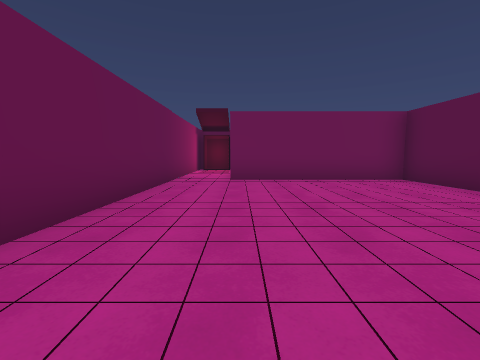
View 1 (above)

13 first-person views from a walk through a 3-D level made in the Unity game engine. The camera is 1.3 m above the floor, tilts 6° down and sees 90° across. Doors are open. The floor is counted in squares, 2 m on a side. Each view is taken from the middle of a square. On the plan, view 1 faces up. The plan holds only what a view shows up to about 9 squares ahead; the rest is blank. The player is left out. Some animated figures are not drawn.

View 2
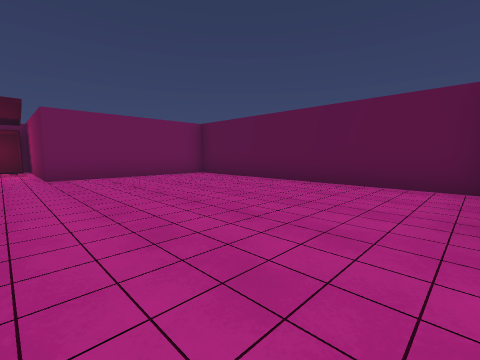

View 3
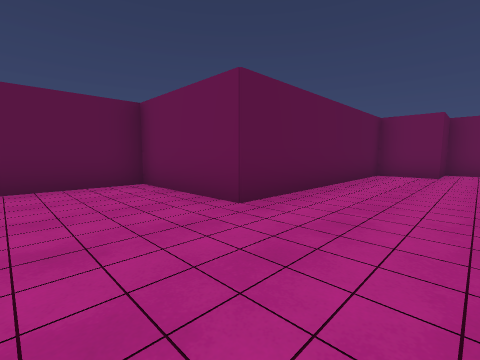

View 4
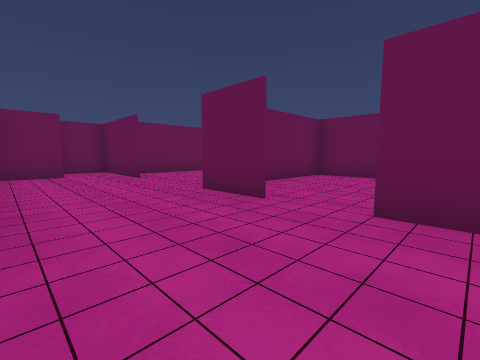

View 5
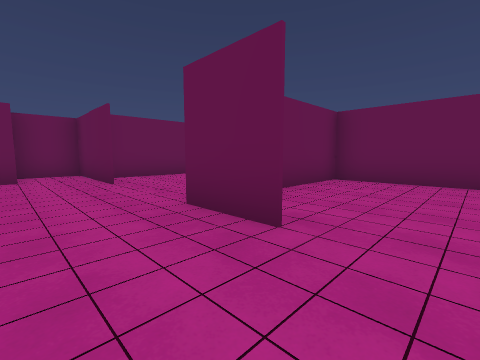

View 6
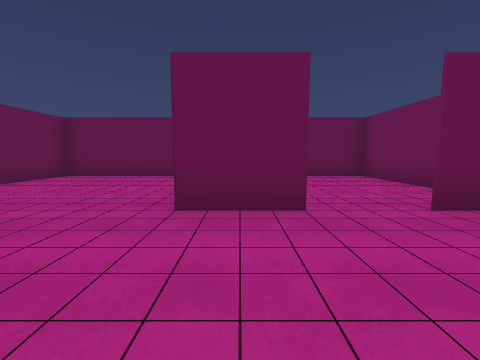

View 7
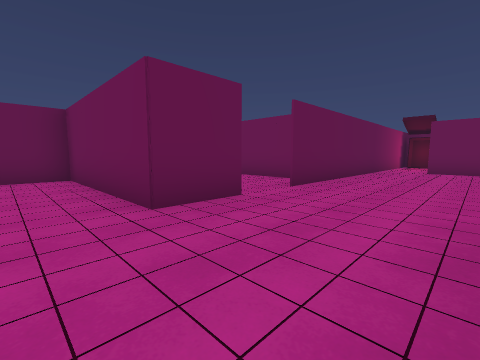

View 8
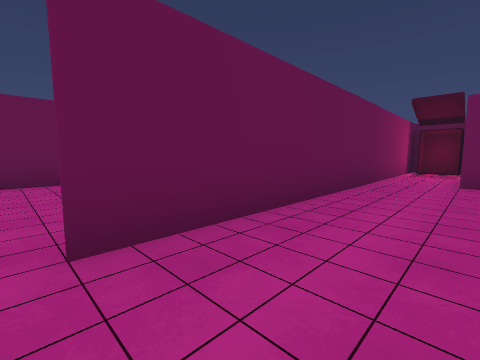

View 9
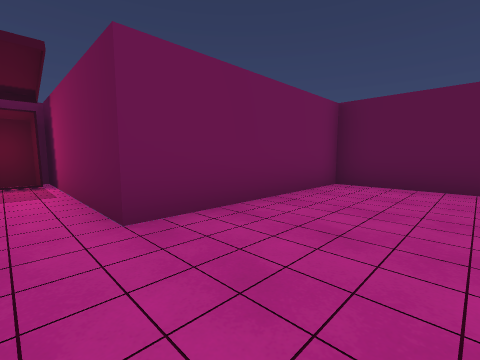

View 10
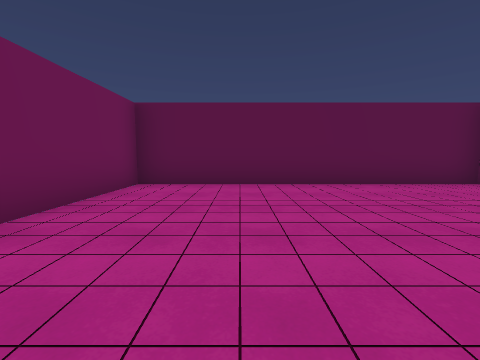

View 11
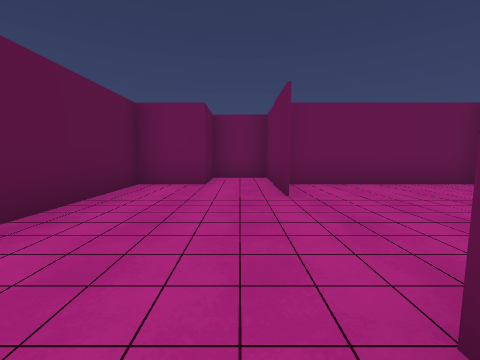

View 12
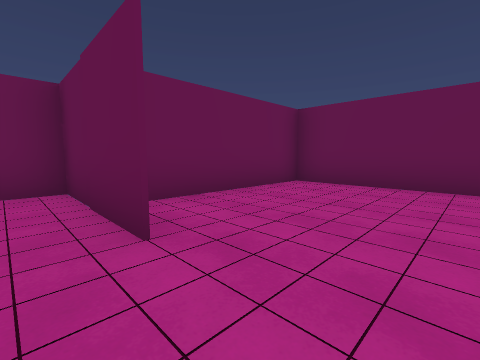

View 13
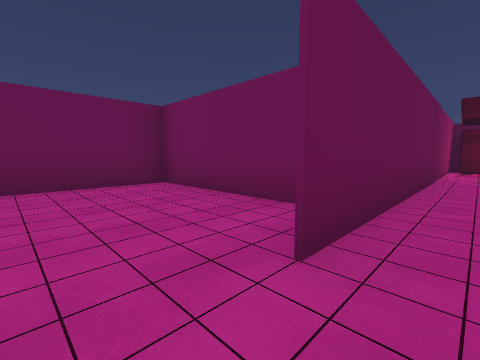

### Floor plan
Points are (right, up) in squares from view 1. A wall is a line through its corners. A room is listed if a view was taken in it or the views show most of it. See-through windows are left out.
Room 1 (views 1, 2, 3, 4, 5, 6, 7, 8, 9, 10, 11, 12, 13)
walls: (-1.7, -1.1) (-1.7, -2.8); (-1.7, -5.6) (-1.7, -8.7) (-0.2, -8.7) (-0.2, -7.2) (1.2, -7.2) (1.2, -1.2) (4.3, -1.2) (4.3, 6.2) (-0.2, 6.2); (-1.7, 6.9) (-1.7, 0.2)
ways out: opening at (-2, -0.5) to room 2; opening at (-2, -4.5) to room 3; open door at (-1, 7) to room 4
Room 2 (no view inside)
walls: (-2.6, 1.7) (-6.3, 1.7) (-6.3, -3); (-6.2, -2.7) (-3.5, -2.7)
ways out: opening at (-2, -0.5) to room 1
Room 3 (no view inside)
walls: (-6.3, -3) (-6.3, -7.2) (-2, -7.2); (-1.7, -2.8) (-6.2, -2.8)
ways out: opening at (-2, -4.5) to room 1
Room 4 (no view inside)
walls: (-1.7, 10.7) (-1.7, 6.9); (-0.2, 6.2) (-0.2, 10.7)
ways out: open door at (-1, 7) to room 1
objects: other object (-1, 11)

Where each view was taken, in squares from view 1:
view 1: 0 up, 0 right, facing up
view 2: 1 down, 1 left, facing up-right
view 3: 1 up, 1 left, facing down-right
view 4: 1 up, 1 right, facing down-left
view 5: 0 up, 0 right, facing down-left
view 6: 2 down, 1 right, facing left
view 7: 4 down, 1 right, facing up-left
view 8: 0 up, 0 right, facing up-left
view 9: 4 up, 1 left, facing up-right
view 10: 4 up, 1 left, facing right
view 11: 2 down, 1 left, facing down
view 12: 4 down, 1 left, facing down-left
view 13: 1 down, 1 left, facing up-left
